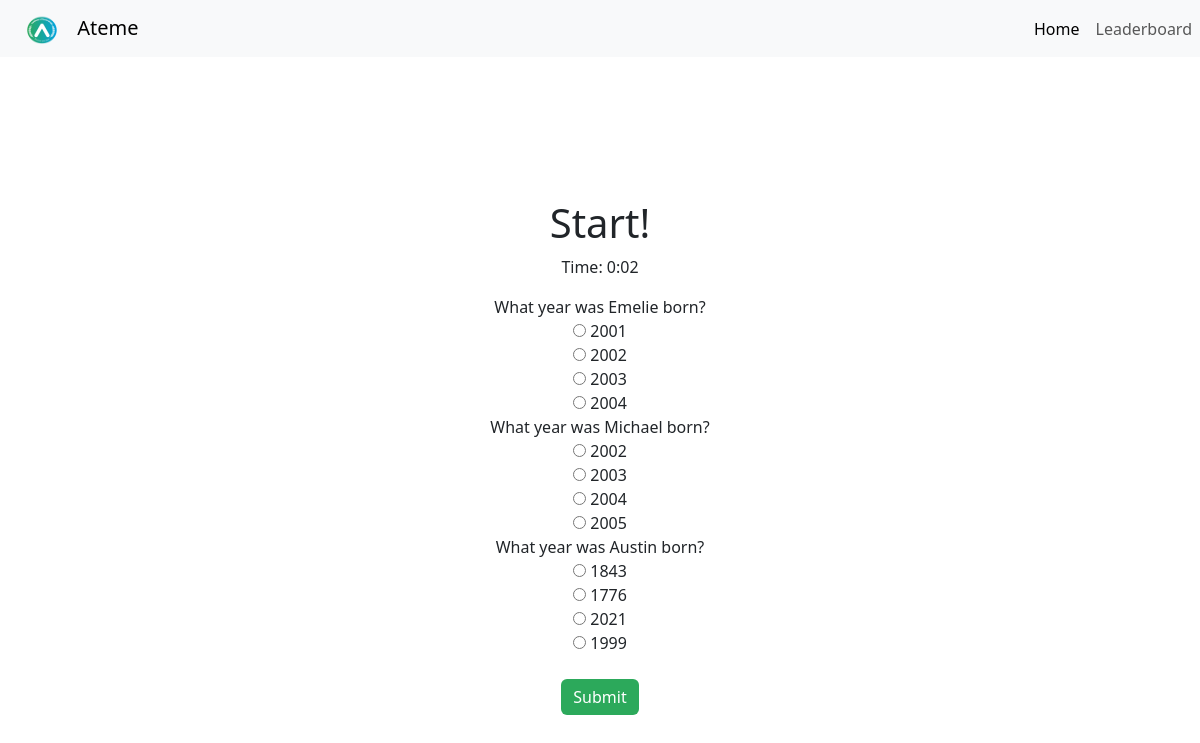
The page /quiz/sadf on the database as committed earlier.
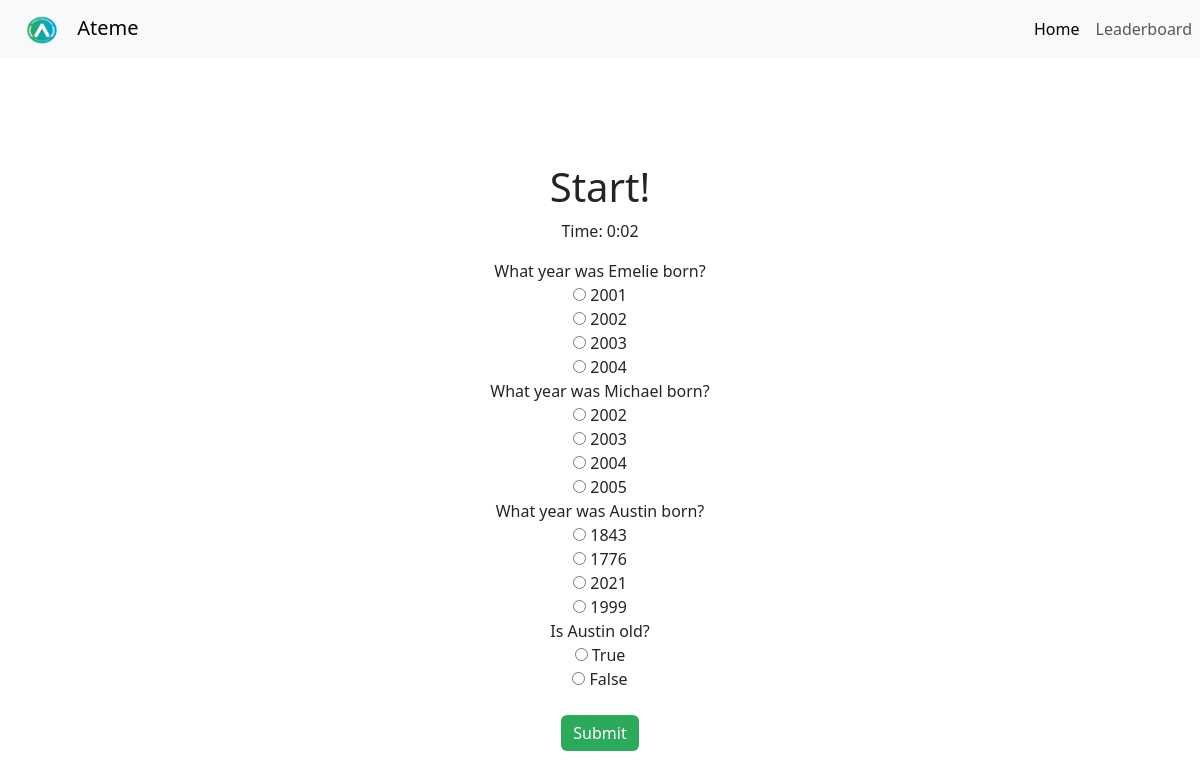
The same page on the database as committed later.
### app/models.py (models this page shows)
class Questions(db.Model):
    id: so.Mapped[int] = so.mapped_column(primary_key=True)
    question: so.Mapped[str] = so.mapped_column(sa.String(128))
    option1: so.Mapped[str] = so.mapped_column(sa.String(128))
    option2: so.Mapped[str] = so.mapped_column(sa.String(128))
    option3: so.Mapped[str] = so.mapped_column(sa.String(128))
    option4: so.Mapped[str] = so.mapped_column(sa.String(128))
    correct_option: so.Mapped[int] = so.mapped_column(sa.Integer)
    def __repr__(self):
        return 'Questions {}'.format(self.question)

### app/main/routes.py (the view)
@bp.route('/quiz/<username>')
def quiz(username):
  form = QuizForm()
  db_questions = db.session.scalars(sa.select(Questions)).all()
  quiz_data = [{"question": question, "choices": [("a", question.option1), ("b", question.option2), ("c", question.option3), ("d", question.option4)]} for question in db_questions]
  for q in quiz_data:
    form.questions.append_entry()
  for i, q in enumerate(quiz_data):
    question_form = form.questions[i].form
    question_form.question_number.data = i
    question_form.question_text.label = q["question"]
    question_form.options.choices = q["choices"]
  return render_template('quiz.html', title='Questions', form=form, username=username)

### app/forms.py
class QuizForm(FlaskForm):
    questions = FieldList(FormField(QuestionForm), label='')

class QuestionForm(FlaskForm):
    question_number = HiddenField()
    question_text = StringField()
    options = RadioField()

### app/templates/quiz.html (shortened to what this page needs)
{% extends "base.html" %}
{% block content %}
<div class="d-flex justify-content-center align-items-center vh-100">
    <div class="text-center">
        <h1>Start!</h1>
        <p>Time: <span id="timer">0:00</span></p>
        <form id="quizForm" method="POST" action="{{ url_for('main.results', username=username) }}">
            {% for q in form.questions %}
                <div class="question-block">
                    <p>{{ (q.form.question_text.label|string)[10:] }} {{ q.form.question_number }}</p>
                    {% for subfield in q.form.options %}
                        {% if "null" not in subfield.label.text %}
                          <label>
                            {{ subfield }}
                            {{ subfield.label.text }}
                          </label><br>
                        {% endif %}
                    {% endfor %}
                </div>
        {% endfor %}
    <input type="hidden" name="time_taken" id="time_taken"><br>
    <button class="btn custom-btn"type="button" onclick="submitQuiz()">Submit</button>
    </form>
    </div>
</div>
{% endblock %}

### app/templates/base.html (shortened to what this page needs)
<!doctype html>
<html lang="en">
  <head>
    <link
        href="https://cdn.jsdelivr.net/npm/bootstrap@5.3.2/dist/css/bootstrap.min.css"
        rel="stylesheet"
>
        <link rel="stylesheet" href="{{ url_for('static', filename='styles.css') }}">
  </head>
  <body>
    <nav class="navbar navbar-expand-lg bg-body-tertiary">
        <div class= "container-fluid">
            <a class="navbar-brand" href="#">
                <img src="{{ url_for('static', filename='images/LOGO-Transparent-big.png')}}" alt="logo" width="60" height="30" class="d-inline-block align-text-top">
                Ateme
            </a>
        </div>
        <div class="collapse navbar-collapse">
            <ul class="navbar-nav me-auto mb-2 mb-lg-0">
                <li class="nav_item">
                    <a class="nav-link active" href="{{ url_for('main.index')}}">Home</a>
                </li>
                <li class="nav-item">
                    <a class="nav-link" href="{{ url_for('main.leaderboard')}}">Leaderboard</a>
                </li>
            </ul>
        </div>
    </nav>
    {% block content %}{% endblock %}
  </body>
</html>

### app/static/styles.css (style rules this page uses)
.custom-btn { background-color: #2CA95B; color: white; border: none; }
.question-block p { margin: 0; }

Rows that differ between the two databases and show on the page:
added Questions: question "Is Austin old?", label.text "True" "False"
Other text that changed with them:
new list line: "☐ True ☐ False"
